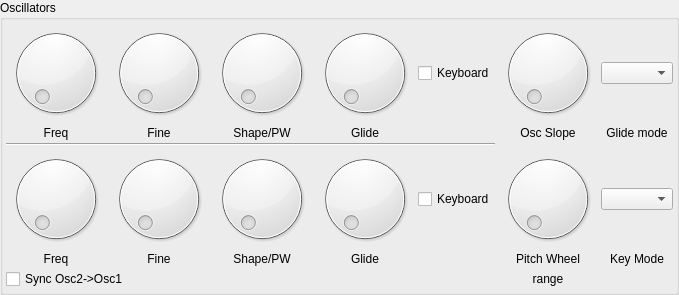
           <widget class="QGroupBox" name="GB_Osc">
            <property name="minimumSize">
             <size>
              <width>0</width>
              <height>0</height>
             </size>
            </property>
            <property name="title">
             <string>Oscillators</string>
            </property>
            <layout class="QGridLayout" name="gridLayout_3">
             <property name="leftMargin">
              <number>3</number>
             </property>
             <property name="topMargin">
              <number>3</number>
             </property>
             <property name="rightMargin">
              <number>3</number>
             </property>
             <property name="bottomMargin">
              <number>3</number>
             </property>
             <property name="spacing">
              <number>3</number>
             </property>
             <item row="0" column="0">
              <layout class="QGridLayout" name="gL_Osc">
               <property name="spacing">
                <number>3</number>
               </property>
               <item row="1" column="6">
                <widget class="QLabel" name="lab_OscGlideMode">
                 <property name="text">
                  <string>Glide mode</string>
                 </property>
                 <property name="alignment">
                  <set>Qt::AlignCenter</set>
                 </property>
                </widget>
               </item>
               <item row="0" column="0">
                <widget class="QDial" name="Di_OscFreq1">
                 <property name="minimumSize">
                  <size>
                   <width>16</width>
                   <height>16</height>
                  </size>
                 </property>
                 <property name="maximumSize">
                  <size>
                   <width>500</width>
                   <height>500</height>
                  </size>
                 </property>
                 <property name="toolTip">
                  <string>Oscilator 1 Frequency</string>
                 </property>
                 <property name="maximum">
                  <number>127</number>
                 </property>
                 <property name="wrapping">
                  <bool>false</bool>
                 </property>
                </widget>
               </item>
               <item row="0" column="1">
                <widget class="QDial" name="Di_OscFine1">
                 <property name="minimumSize">
                  <size>
                   <width>16</width>
                   <height>16</height>
                  </size>
                 </property>
                 <property name="maximumSize">
                  <size>
                   <width>500</width>
                   <height>500</height>
                  </size>
                 </property>
                 <property name="maximum">
                  <number>127</number>
                 </property>
                </widget>
               </item>
               <item row="4" column="2">
                <widget class="QLabel" name="lab_OscShPW2">
                 <property name="text">
                  <string>Shape/PW</string>
                 </property>
                 <property name="alignment">
                  <set>Qt::AlignCenter</set>
                 </property>
                </widget>
               </item>
               <item row="4" column="6">
                <widget class="QLabel" name="lab_OscKeyMode">
                 <property name="text">
                  <string>Key Mode</string>
                 </property>
                 <property name="alignment">
                  <set>Qt::AlignCenter</set>
                 </property>
                </widget>
               </item>
               <item row="3" column="5">
                <widget class="QDial" name="Di_OscPitchWR">
                 <property name="minimumSize">
                  <size>
                   <width>16</width>
                   <height>16</height>
                  </size>
                 </property>
                 <property name="maximumSize">
                  <size>
                   <width>500</width>
                   <height>500</height>
                  </size>
                 </property>
                </widget>
               </item>
               <item row="3" column="3">
                <widget class="QDial" name="Di_OscGlide2">
                 <property name="minimumSize">
                  <size>
                   <width>16</width>
                   <height>16</height>
                  </size>
                 </property>
                 <property name="maximumSize">
                  <size>
                   <width>500</width>
                   <height>500</height>
                  </size>
                 </property>
                 <property name="maximum">
                  <number>127</number>
                 </property>
                </widget>
               </item>
               <item row="5" column="5">
                <widget class="QLabel" name="lab_OscPitchWR2">
                 <property name="text">
                  <string>range</string>
                 </property>
                 <property name="alignment">
                  <set>Qt::AlignCenter</set>
                 </property>
                </widget>
               </item>
               <item row="4" column="0">
                <widget class="QLabel" name="lab_OscFreq2">
                 <property name="text">
                  <string>Freq</string>
                 </property>
                 <property name="alignment">
                  <set>Qt::AlignCenter</set>
                 </property>
                </widget>
               </item>
               <item row="3" column="6">
                <widget class="QComboBox" name="coB_KeyMode"/>
               </item>
               <item row="0" column="3">
                <widget class="QDial" name="Di_OscGlide1">
                 <property name="minimumSize">
                  <size>
                   <width>16</width>
                   <height>16</height>
                  </size>
                 </property>
                 <property name="maximumSize">
                  <size>
                   <width>500</width>
                   <height>500</height>
                  </size>
                 </property>
                 <property name="maximum">
                  <number>127</number>
                 </property>
                </widget>
               </item>
               <item row="0" column="6">
                <widget class="QComboBox" name="coB_GlideMode"/>
               </item>
               <item row="3" column="0">
                <widget class="QDial" name="Di_OscFreq2">
                 <property name="minimumSize">
                  <size>
                   <width>16</width>
                   <height>16</height>
                  </size>
                 </property>
                 <property name="maximumSize">
                  <size>
                   <width>500</width>
                   <height>500</height>
                  </size>
                 </property>
                 <property name="maximum">
                  <number>127</number>
                 </property>
                </widget>
               </item>
               <item row="1" column="1">
                <widget class="QLabel" name="lab_OscFine1">
                 <property name="text">
                  <string>Fine</string>
                 </property>
                 <property name="alignment">
                  <set>Qt::AlignCenter</set>
                 </property>
                </widget>
               </item>
               <item row="5" column="0" colspan="2">
                <widget class="QCheckBox" name="chB_OscSync">
                 <property name="text">
                  <string>Sync Osc2-&gt;Osc1</string>
                 </property>
                </widget>
               </item>
               <item row="2" column="0" colspan="5">
                <widget class="Line" name="line">
                 <property name="lineWidth">
                  <number>1</number>
                 </property>
                 <property name="orientation">
                  <enum>Qt::Horizontal</enum>
                 </property>
                </widget>
               </item>
               <item row="0" column="4">
                <widget class="QCheckBox" name="chB_OscKeyboard1">
                 <property name="text">
                  <string>Keyboard</string>
                 </property>
                </widget>
               </item>
               <item row="3" column="4">
                <widget class="QCheckBox" name="chB_OscKeyboard2">
                 <property name="text">
                  <string>Keyboard</string>
                 </property>
                </widget>
               </item>
               <item row="0" column="5">
                <widget class="QDial" name="Di_OscSlope">
                 <property name="minimumSize">
                  <size>
                   <width>16</width>
                   <height>16</height>
                  </size>
                 </property>
                 <property name="maximumSize">
                  <size>
                   <width>500</width>
                   <height>500</height>
                  </size>
                 </property>
                 <property name="baseSize">
                  <size>
                   <width>0</width>
                   <height>0</height>
                  </size>
                 </property>
                </widget>
               </item>
               <item row="1" column="3">
                <widget class="QLabel" name="lab_OscGlide1">
                 <property name="text">
                  <string>Glide</string>
                 </property>
                 <property name="alignment">
                  <set>Qt::AlignCenter</set>
                 </property>
                </widget>
               </item>
               <item row="1" column="5">
                <widget class="QLabel" name="lab_OscSlope">
                 <property name="minimumSize">
                  <size>
                   <width>0</width>
                   <height>0</height>
                  </size>
                 </property>
                 <property name="text">
                  <string>Osc Slope</string>
                 </property>
                 <property name="alignment">
                  <set>Qt::AlignCenter</set>
                 </property>
                </widget>
               </item>
               <item row="4" column="5">
                <widget class="QLabel" name="lab_OscPitchWR1">
                 <property name="text">
                  <string>Pitch Wheel</string>
                 </property>
                 <property name="alignment">
                  <set>Qt::AlignCenter</set>
                 </property>
                </widget>
               </item>
               <item row="1" column="0">
                <widget class="QLabel" name="lab_OscFreq1">
                 <property name="text">
                  <string>Freq</string>
                 </property>
                 <property name="alignment">
                  <set>Qt::AlignCenter</set>
                 </property>
                </widget>
               </item>
               <item row="0" column="2">
                <widget class="QDial" name="Di_OscShPW1">
                 <property name="minimumSize">
                  <size>
                   <width>16</width>
                   <height>16</height>
                  </size>
                 </property>
                 <property name="maximumSize">
                  <size>
                   <width>500</width>
                   <height>500</height>
                  </size>
                 </property>
                 <property name="maximum">
                  <number>127</number>
                 </property>
                </widget>
               </item>
               <item row="1" column="2">
                <widget class="QLabel" name="lab_OscShPW1">
                 <property name="text">
                  <string>Shape/PW</string>
                 </property>
                 <property name="alignment">
                  <set>Qt::AlignCenter</set>
                 </property>
                 <property name="buddy">
                  <cstring>lab_OscShPW1</cstring>
                 </property>
                </widget>
               </item>
               <item row="4" column="1">
                <widget class="QLabel" name="lab_OscFine2">
                 <property name="text">
                  <string>Fine</string>
                 </property>
                 <property name="alignment">
                  <set>Qt::AlignCenter</set>
                 </property>
                </widget>
               </item>
               <item row="3" column="2">
                <widget class="QDial" name="Di_OscShPW2">
                 <property name="minimumSize">
                  <size>
                   <width>16</width>
                   <height>16</height>
                  </size>
                 </property>
                 <property name="maximumSize">
                  <size>
                   <width>500</width>
                   <height>500</height>
                  </size>
                 </property>
                </widget>
               </item>
               <item row="3" column="1">
                <widget class="QDial" name="Di_OscFine2">
                 <property name="minimumSize">
                  <size>
                   <width>16</width>
                   <height>16</height>
                  </size>
                 </property>
                 <property name="maximumSize">
                  <size>
                   <width>500</width>
                   <height>500</height>
                  </size>
                 </property>
                 <property name="maximum">
                  <number>127</number>
                 </property>
                </widget>
               </item>
               <item row="4" column="3">
                <widget class="QLabel" name="lab_OscGlide2">
                 <property name="text">
                  <string>Glide</string>
                 </property>
                 <property name="alignment">
                  <set>Qt::AlignCenter</set>
                 </property>
                </widget>
               </item>
              </layout>
             </item>
            </layout>
           </widget>
